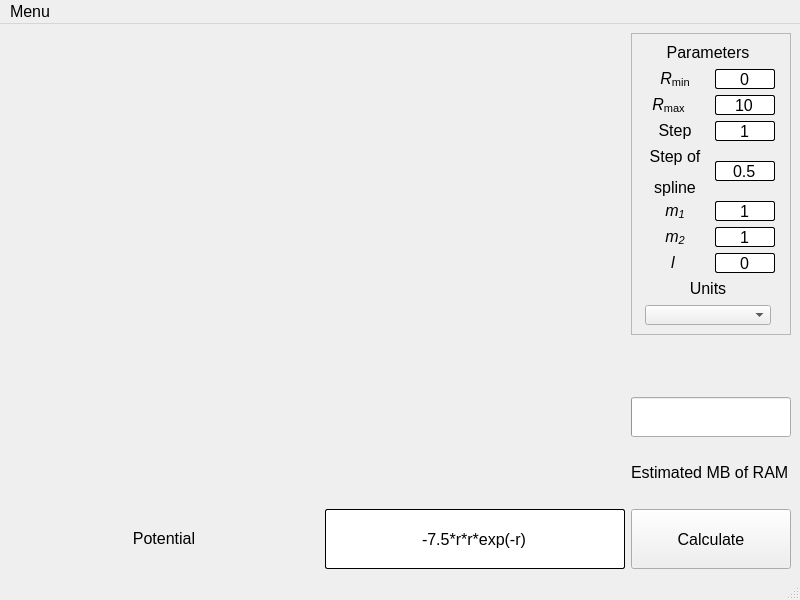
<?xml version="1.0" encoding="UTF-8"?>
<ui version="4.0">
 <class>MainWindow</class>
 <widget class="QMainWindow" name="MainWindow">
  <property name="geometry">
   <rect>
    <x>0</x>
    <y>0</y>
    <width>800</width>
    <height>600</height>
   </rect>
  </property>
  <property name="windowTitle">
   <string>Two Body Spline App</string>
  </property>
  <widget class="QWidget" name="centralwidget">
   <layout class="QGridLayout" name="gridLayout">
    <item row="0" column="2">
     <widget class="QFrame" name="frame">
      <property name="minimumSize">
       <size>
        <width>160</width>
        <height>302</height>
       </size>
      </property>
      <property name="maximumSize">
       <size>
        <width>160</width>
        <height>302</height>
       </size>
      </property>
      <property name="baseSize">
       <size>
        <width>160</width>
        <height>302</height>
       </size>
      </property>
      <property name="frameShape">
       <enum>QFrame::Shape::StyledPanel</enum>
      </property>
      <property name="frameShadow">
       <enum>QFrame::Shadow::Raised</enum>
      </property>
      <layout class="QGridLayout" name="gridLayout_2">
       <item row="1" column="1">
        <widget class="QLineEdit" name="Calc_settings_R_min_Box">
         <property name="minimumSize">
          <size>
           <width>60</width>
           <height>20</height>
          </size>
         </property>
         <property name="maximumSize">
          <size>
           <width>60</width>
           <height>20</height>
          </size>
         </property>
         <property name="baseSize">
          <size>
           <width>60</width>
           <height>20</height>
          </size>
         </property>
         <property name="font">
          <font>
           <pointsize>12</pointsize>
          </font>
         </property>
         <property name="styleSheet">
          <string notr="true">border: 1px solid;
border-color: rgb(0, 0, 0);
border-radius: 2px;
background-color: rgb(255, 255, 255);
color: rgb(0, 0, 0);</string>
         </property>
         <property name="text">
          <string>0</string>
         </property>
         <property name="alignment">
          <set>Qt::AlignmentFlag::AlignCenter</set>
         </property>
        </widget>
       </item>
       <item row="4" column="0">
        <widget class="QLabel" name="StepSpline_Label">
         <property name="minimumSize">
          <size>
           <width>60</width>
           <height>50</height>
          </size>
         </property>
         <property name="maximumSize">
          <size>
           <width>60</width>
           <height>50</height>
          </size>
         </property>
         <property name="baseSize">
          <size>
           <width>60</width>
           <height>50</height>
          </size>
         </property>
         <property name="font">
          <font>
           <pointsize>12</pointsize>
          </font>
         </property>
         <property name="layoutDirection">
          <enum>Qt::LayoutDirection::LeftToRight</enum>
         </property>
         <property name="styleSheet">
          <string notr="true"/>
         </property>
         <property name="lineWidth">
          <number>1</number>
         </property>
         <property name="midLineWidth">
          <number>0</number>
         </property>
         <property name="text">
          <string>&lt;html&gt;&lt;head/&gt;&lt;body&gt;&lt;p align=&quot;center&quot;&gt;Step of&lt;/p&gt;&lt;p align=&quot;center&quot;&gt;spline&lt;/p&gt;&lt;/body&gt;&lt;/html&gt;</string>
         </property>
         <property name="textFormat">
          <enum>Qt::TextFormat::AutoText</enum>
         </property>
         <property name="scaledContents">
          <bool>false</bool>
         </property>
         <property name="alignment">
          <set>Qt::AlignmentFlag::AlignHCenter|Qt::AlignmentFlag::AlignTop</set>
         </property>
         <property name="wordWrap">
          <bool>false</bool>
         </property>
         <property name="margin">
          <number>0</number>
         </property>
         <property name="indent">
          <number>-1</number>
         </property>
        </widget>
       </item>
       <item row="6" column="0">
        <widget class="QLabel" name="m2_Label">
         <property name="minimumSize">
          <size>
           <width>60</width>
           <height>20</height>
          </size>
         </property>
         <property name="maximumSize">
          <size>
           <width>60</width>
           <height>20</height>
          </size>
         </property>
         <property name="baseSize">
          <size>
           <width>60</width>
           <height>20</height>
          </size>
         </property>
         <property name="font">
          <font>
           <pointsize>12</pointsize>
          </font>
         </property>
         <property name="text">
          <string>&lt;html&gt;&lt;head/&gt;&lt;body&gt;&lt;p&gt;&lt;span style=&quot; font-style:italic;&quot;&gt;m&lt;/span&gt;&lt;span style=&quot; font-style:italic; vertical-align:sub;&quot;&gt;2&lt;/span&gt;&lt;/p&gt;&lt;/body&gt;&lt;/html&gt;</string>
         </property>
         <property name="alignment">
          <set>Qt::AlignmentFlag::AlignCenter</set>
         </property>
        </widget>
       </item>
       <item row="6" column="1">
        <widget class="QLineEdit" name="Calc_settings_Mass2_Box">
         <property name="minimumSize">
          <size>
           <width>60</width>
           <height>20</height>
          </size>
         </property>
         <property name="maximumSize">
          <size>
           <width>60</width>
           <height>20</height>
          </size>
         </property>
         <property name="baseSize">
          <size>
           <width>60</width>
           <height>20</height>
          </size>
         </property>
         <property name="font">
          <font>
           <pointsize>12</pointsize>
          </font>
         </property>
         <property name="styleSheet">
          <string notr="true">border: 1px solid;
border-color: rgb(0, 0, 0);
border-radius: 2px;
background-color: rgb(255, 255, 255);
color: rgb(0, 0, 0);</string>
         </property>
         <property name="text">
          <string>1</string>
         </property>
         <property name="alignment">
          <set>Qt::AlignmentFlag::AlignCenter</set>
         </property>
        </widget>
       </item>
       <item row="1" column="0">
        <widget class="QLabel" name="Rmin_Label">
         <property name="minimumSize">
          <size>
           <width>60</width>
           <height>20</height>
          </size>
         </property>
         <property name="maximumSize">
          <size>
           <width>60</width>
           <height>20</height>
          </size>
         </property>
         <property name="baseSize">
          <size>
           <width>60</width>
           <height>20</height>
          </size>
         </property>
         <property name="font">
          <font>
           <pointsize>12</pointsize>
          </font>
         </property>
         <property name="layoutDirection">
          <enum>Qt::LayoutDirection::LeftToRight</enum>
         </property>
         <property name="text">
          <string>&lt;html&gt;&lt;head/&gt;&lt;body&gt;&lt;p align=&quot;center&quot;&gt;&lt;span style=&quot; font-style:italic;&quot;&gt;R&lt;/span&gt;&lt;span style=&quot; vertical-align:sub;&quot;&gt;min&lt;/span&gt;&lt;/p&gt;&lt;/body&gt;&lt;/html&gt;</string>
         </property>
         <property name="alignment">
          <set>Qt::AlignmentFlag::AlignCenter</set>
         </property>
        </widget>
       </item>
       <item row="8" column="1">
        <widget class="QLineEdit" name="Calc_settings_l_Box">
         <property name="enabled">
          <bool>true</bool>
         </property>
         <property name="minimumSize">
          <size>
           <width>60</width>
           <height>20</height>
          </size>
         </property>
         <property name="maximumSize">
          <size>
           <width>60</width>
           <height>20</height>
          </size>
         </property>
         <property name="baseSize">
          <size>
           <width>60</width>
           <height>20</height>
          </size>
         </property>
         <property name="font">
          <font>
           <pointsize>12</pointsize>
          </font>
         </property>
         <property name="styleSheet">
          <string notr="true">border: 1px solid;
border-color: rgb(0, 0, 0);
border-radius: 2px;
background-color: rgb(255, 255, 255);
color: rgb(0, 0, 0);</string>
         </property>
         <property name="text">
          <string>0</string>
         </property>
         <property name="alignment">
          <set>Qt::AlignmentFlag::AlignCenter</set>
         </property>
        </widget>
       </item>
       <item row="3" column="0">
        <widget class="QLabel" name="Step_Label">
         <property name="minimumSize">
          <size>
           <width>60</width>
           <height>20</height>
          </size>
         </property>
         <property name="maximumSize">
          <size>
           <width>60</width>
           <height>20</height>
          </size>
         </property>
         <property name="baseSize">
          <size>
           <width>60</width>
           <height>20</height>
          </size>
         </property>
         <property name="font">
          <font>
           <pointsize>12</pointsize>
          </font>
         </property>
         <property name="layoutDirection">
          <enum>Qt::LayoutDirection::LeftToRight</enum>
         </property>
         <property name="styleSheet">
          <string notr="true"/>
         </property>
         <property name="text">
          <string>&lt;html&gt;&lt;head/&gt;&lt;body&gt;&lt;p align=&quot;center&quot;&gt;Step&lt;/p&gt;&lt;/body&gt;&lt;/html&gt;</string>
         </property>
         <property name="alignment">
          <set>Qt::AlignmentFlag::AlignCenter</set>
         </property>
        </widget>
       </item>
       <item row="10" column="0" colspan="2">
        <widget class="QComboBox" name="UnitsType_Select">
         <property name="minimumSize">
          <size>
           <width>126</width>
           <height>20</height>
          </size>
         </property>
         <property name="maximumSize">
          <size>
           <width>126</width>
           <height>20</height>
          </size>
         </property>
         <property name="baseSize">
          <size>
           <width>126</width>
           <height>20</height>
          </size>
         </property>
         <property name="font">
          <font>
           <pointsize>12</pointsize>
          </font>
         </property>
        </widget>
       </item>
       <item row="2" column="1">
        <widget class="QLineEdit" name="Calc_settings_R_max_Box">
         <property name="enabled">
          <bool>true</bool>
         </property>
         <property name="minimumSize">
          <size>
           <width>60</width>
           <height>20</height>
          </size>
         </property>
         <property name="maximumSize">
          <size>
           <width>60</width>
           <height>20</height>
          </size>
         </property>
         <property name="baseSize">
          <size>
           <width>60</width>
           <height>20</height>
          </size>
         </property>
         <property name="font">
          <font>
           <pointsize>12</pointsize>
           <bold>false</bold>
          </font>
         </property>
         <property name="acceptDrops">
          <bool>true</bool>
         </property>
         <property name="autoFillBackground">
          <bool>false</bool>
         </property>
         <property name="styleSheet">
          <string notr="true">border: 1px solid;
border-color: rgb(0, 0, 0);
border-radius: 2px;
background-color: rgb(255, 255, 255);
color: rgb(0, 0, 0);</string>
         </property>
         <property name="text">
          <string>10</string>
         </property>
         <property name="alignment">
          <set>Qt::AlignmentFlag::AlignCenter</set>
         </property>
         <property name="readOnly">
          <bool>false</bool>
         </property>
        </widget>
       </item>
       <item row="5" column="1">
        <widget class="QLineEdit" name="Calc_settings_Mass1_Box">
         <property name="minimumSize">
          <size>
           <width>60</width>
           <height>20</height>
          </size>
         </property>
         <property name="maximumSize">
          <size>
           <width>60</width>
           <height>20</height>
          </size>
         </property>
         <property name="baseSize">
          <size>
           <width>60</width>
           <height>20</height>
          </size>
         </property>
         <property name="font">
          <font>
           <pointsize>12</pointsize>
          </font>
         </property>
         <property name="styleSheet">
          <string notr="true">border: 1px solid;
border-color: rgb(0, 0, 0);
border-radius: 2px;
background-color: rgb(255, 255, 255);
color: rgb(0, 0, 0);</string>
         </property>
         <property name="text">
          <string>1</string>
         </property>
         <property name="alignment">
          <set>Qt::AlignmentFlag::AlignCenter</set>
         </property>
        </widget>
       </item>
       <item row="2" column="0">
        <widget class="QLabel" name="Rmax_Label">
         <property name="minimumSize">
          <size>
           <width>50</width>
           <height>20</height>
          </size>
         </property>
         <property name="maximumSize">
          <size>
           <width>50</width>
           <height>20</height>
          </size>
         </property>
         <property name="baseSize">
          <size>
           <width>60</width>
           <height>20</height>
          </size>
         </property>
         <property name="font">
          <font>
           <pointsize>12</pointsize>
          </font>
         </property>
         <property name="layoutDirection">
          <enum>Qt::LayoutDirection::LeftToRight</enum>
         </property>
         <property name="text">
          <string>&lt;html&gt;&lt;head/&gt;&lt;body&gt;&lt;p align=&quot;center&quot;&gt;&lt;span style=&quot; font-style:italic;&quot;&gt;R&lt;/span&gt;&lt;span style=&quot; vertical-align:sub;&quot;&gt;max &lt;/span&gt;&lt;/p&gt;&lt;/body&gt;&lt;/html&gt;</string>
         </property>
         <property name="alignment">
          <set>Qt::AlignmentFlag::AlignCenter</set>
         </property>
        </widget>
       </item>
       <item row="8" column="0">
        <widget class="QLabel" name="l_Label">
         <property name="minimumSize">
          <size>
           <width>60</width>
           <height>20</height>
          </size>
         </property>
         <property name="maximumSize">
          <size>
           <width>60</width>
           <height>20</height>
          </size>
         </property>
         <property name="baseSize">
          <size>
           <width>60</width>
           <height>20</height>
          </size>
         </property>
         <property name="font">
          <font>
           <pointsize>12</pointsize>
          </font>
         </property>
         <property name="layoutDirection">
          <enum>Qt::LayoutDirection::LeftToRight</enum>
         </property>
         <property name="text">
          <string>&lt;html&gt;&lt;head/&gt;&lt;body&gt;&lt;p align=&quot;center&quot;&gt;&lt;span style=&quot; font-style:italic;&quot;&gt;l &lt;/span&gt;&lt;/p&gt;&lt;/body&gt;&lt;/html&gt;</string>
         </property>
         <property name="alignment">
          <set>Qt::AlignmentFlag::AlignCenter</set>
         </property>
        </widget>
       </item>
       <item row="0" column="0" colspan="2">
        <widget class="QLabel" name="Parameters_Label">
         <property name="minimumSize">
          <size>
           <width>126</width>
           <height>20</height>
          </size>
         </property>
         <property name="maximumSize">
          <size>
           <width>126</width>
           <height>20</height>
          </size>
         </property>
         <property name="baseSize">
          <size>
           <width>126</width>
           <height>20</height>
          </size>
         </property>
         <property name="font">
          <font>
           <pointsize>12</pointsize>
          </font>
         </property>
         <property name="layoutDirection">
          <enum>Qt::LayoutDirection::LeftToRight</enum>
         </property>
         <property name="text">
          <string>&lt;html&gt;&lt;head/&gt;&lt;body&gt;&lt;p align=&quot;center&quot;&gt;&lt;span style=&quot; font-size:12pt;&quot;&gt;Parameters&lt;/span&gt;&lt;/p&gt;&lt;/body&gt;&lt;/html&gt;</string>
         </property>
         <property name="alignment">
          <set>Qt::AlignmentFlag::AlignCenter</set>
         </property>
        </widget>
       </item>
       <item row="4" column="1">
        <widget class="QLineEdit" name="Calc_settings_SplineStep_Box">
         <property name="enabled">
          <bool>true</bool>
         </property>
         <property name="minimumSize">
          <size>
           <width>60</width>
           <height>20</height>
          </size>
         </property>
         <property name="maximumSize">
          <size>
           <width>60</width>
           <height>20</height>
          </size>
         </property>
         <property name="baseSize">
          <size>
           <width>60</width>
           <height>20</height>
          </size>
         </property>
         <property name="font">
          <font>
           <pointsize>12</pointsize>
          </font>
         </property>
         <property name="styleSheet">
          <string notr="true">border: 1px solid;
border-color: rgb(0, 0, 0);
border-radius: 2px;
background-color: rgb(255, 255, 255);
color: rgb(0, 0, 0);</string>
         </property>
         <property name="text">
          <string>0.5</string>
         </property>
         <property name="alignment">
          <set>Qt::AlignmentFlag::AlignCenter</set>
         </property>
        </widget>
       </item>
       <item row="5" column="0">
        <widget class="QLabel" name="m1_Label">
         <property name="minimumSize">
          <size>
           <width>60</width>
           <height>20</height>
          </size>
         </property>
         <property name="maximumSize">
          <size>
           <width>60</width>
           <height>20</height>
          </size>
         </property>
         <property name="baseSize">
          <size>
           <width>60</width>
           <height>20</height>
          </size>
         </property>
         <property name="font">
          <font>
           <pointsize>12</pointsize>
          </font>
         </property>
         <property name="text">
          <string>&lt;html&gt;&lt;head/&gt;&lt;body&gt;&lt;p&gt;&lt;span style=&quot; font-style:italic;&quot;&gt;m&lt;/span&gt;&lt;span style=&quot; font-style:italic; vertical-align:sub;&quot;&gt;1&lt;/span&gt;&lt;/p&gt;&lt;/body&gt;&lt;/html&gt;</string>
         </property>
         <property name="alignment">
          <set>Qt::AlignmentFlag::AlignCenter</set>
         </property>
        </widget>
       </item>
       <item row="3" column="1">
        <widget class="QLineEdit" name="Calc_settings_Step_Box">
         <property name="minimumSize">
          <size>
           <width>60</width>
           <height>20</height>
          </size>
         </property>
         <property name="maximumSize">
          <size>
           <width>60</width>
           <height>20</height>
          </size>
         </property>
         <property name="baseSize">
          <size>
           <width>60</width>
           <height>20</height>
          </size>
         </property>
         <property name="font">
          <font>
           <pointsize>12</pointsize>
          </font>
         </property>
         <property name="styleSheet">
          <string notr="true">border: 1px solid;
border-color: rgb(0, 0, 0);
border-radius: 2px;
background-color: rgb(255, 255, 255);
color: rgb(0, 0, 0);</string>
         </property>
         <property name="text">
          <string>1</string>
         </property>
         <property name="alignment">
          <set>Qt::AlignmentFlag::AlignCenter</set>
         </property>
        </widget>
       </item>
       <item row="9" column="0" colspan="2">
        <widget class="QLabel" name="Units_Label">
         <property name="minimumSize">
          <size>
           <width>126</width>
           <height>20</height>
          </size>
         </property>
         <property name="maximumSize">
          <size>
           <width>126</width>
           <height>20</height>
          </size>
         </property>
         <property name="baseSize">
          <size>
           <width>126</width>
           <height>20</height>
          </size>
         </property>
         <property name="font">
          <font>
           <pointsize>12</pointsize>
          </font>
         </property>
         <property name="layoutDirection">
          <enum>Qt::LayoutDirection::LeftToRight</enum>
         </property>
         <property name="text">
          <string>&lt;html&gt;&lt;head/&gt;&lt;body&gt;&lt;p&gt;Units&lt;/p&gt;&lt;/body&gt;&lt;/html&gt;</string>
         </property>
         <property name="alignment">
          <set>Qt::AlignmentFlag::AlignCenter</set>
         </property>
        </widget>
       </item>
      </layout>
     </widget>
    </item>
    <item row="2" column="2">
     <widget class="QProgressBar" name="progressBar">
      <property name="sizePolicy">
       <sizepolicy hsizetype="Preferred" vsizetype="Fixed">
        <horstretch>0</horstretch>
        <verstretch>0</verstretch>
       </sizepolicy>
      </property>
      <property name="minimumSize">
       <size>
        <width>160</width>
        <height>40</height>
       </size>
      </property>
      <property name="maximumSize">
       <size>
        <width>160</width>
        <height>40</height>
       </size>
      </property>
      <property name="baseSize">
       <size>
        <width>160</width>
        <height>40</height>
       </size>
      </property>
      <property name="font">
       <font>
        <pointsize>12</pointsize>
       </font>
      </property>
      <property name="maximum">
       <number>4</number>
      </property>
      <property name="value">
       <number>0</number>
      </property>
      <property name="format">
       <string/>
      </property>
     </widget>
    </item>
    <item row="3" column="2">
     <widget class="QLabel" name="SizeOfRAMNeeded_Label">
      <property name="minimumSize">
       <size>
        <width>160</width>
        <height>60</height>
       </size>
      </property>
      <property name="maximumSize">
       <size>
        <width>160</width>
        <height>60</height>
       </size>
      </property>
      <property name="baseSize">
       <size>
        <width>160</width>
        <height>60</height>
       </size>
      </property>
      <property name="font">
       <font>
        <pointsize>12</pointsize>
       </font>
      </property>
      <property name="text">
       <string>&lt;html&gt;&lt;head/&gt;&lt;body&gt;&lt;p&gt;Estimated MB of RAM&lt;/p&gt;&lt;/body&gt;&lt;/html&gt;</string>
      </property>
     </widget>
    </item>
    <item row="4" column="2">
     <widget class="QPushButton" name="Calculate_Button">
      <property name="minimumSize">
       <size>
        <width>160</width>
        <height>60</height>
       </size>
      </property>
      <property name="maximumSize">
       <size>
        <width>160</width>
        <height>60</height>
       </size>
      </property>
      <property name="baseSize">
       <size>
        <width>160</width>
        <height>60</height>
       </size>
      </property>
      <property name="font">
       <font>
        <pointsize>12</pointsize>
       </font>
      </property>
      <property name="text">
       <string>Calculate</string>
      </property>
     </widget>
    </item>
    <item row="4" column="1">
     <widget class="QLineEdit" name="Potential_Equation_Box">
      <property name="minimumSize">
       <size>
        <width>300</width>
        <height>60</height>
       </size>
      </property>
      <property name="maximumSize">
       <size>
        <width>300</width>
        <height>80</height>
       </size>
      </property>
      <property name="baseSize">
       <size>
        <width>300</width>
        <height>60</height>
       </size>
      </property>
      <property name="font">
       <font>
        <pointsize>12</pointsize>
       </font>
      </property>
      <property name="styleSheet">
       <string notr="true">border: 1px solid;
border-color: rgb(0, 0, 0);
border-radius: 2px;
background-color: rgb(255, 255, 255);
color: rgb(0, 0, 0);</string>
      </property>
      <property name="text">
       <string>-7.5*r*r*exp(-r)</string>
      </property>
      <property name="alignment">
       <set>Qt::AlignmentFlag::AlignCenter</set>
      </property>
      <property name="clearButtonEnabled">
       <bool>false</bool>
      </property>
     </widget>
    </item>
    <item row="4" column="0">
     <widget class="QLabel" name="Potential_Label">
      <property name="font">
       <font>
        <pointsize>12</pointsize>
       </font>
      </property>
      <property name="text">
       <string>&lt;html&gt;&lt;head/&gt;&lt;body&gt;&lt;p align=&quot;center&quot;&gt;&lt;span style=&quot; font-size:12pt;&quot;&gt;Potential&lt;/span&gt;&lt;/p&gt;&lt;/body&gt;&lt;/html&gt;</string>
      </property>
     </widget>
    </item>
    <item row="0" column="0" rowspan="4" colspan="2">
     <widget class="QCustomPlot" name="PlotPotential" native="true">
      <property name="minimumSize">
       <size>
        <width>500</width>
        <height>0</height>
       </size>
      </property>
      <property name="styleSheet">
       <string notr="true">background-color: transparent;
border: 0px;</string>
      </property>
     </widget>
    </item>
    <item row="1" column="2">
     <spacer name="verticalSpacer">
      <property name="orientation">
       <enum>Qt::Orientation::Vertical</enum>
      </property>
      <property name="sizeHint" stdset="0">
       <size>
        <width>20</width>
        <height>40</height>
       </size>
      </property>
     </spacer>
    </item>
   </layout>
  </widget>
  <widget class="QStatusBar" name="statusbar"/>
  <widget class="QMenuBar" name="menuBar">
   <property name="geometry">
    <rect>
     <x>0</x>
     <y>0</y>
     <width>800</width>
     <height>23</height>
    </rect>
   </property>
   <property name="font">
    <font>
     <pointsize>12</pointsize>
    </font>
   </property>
   <widget class="QMenu" name="menuSettings">
    <property name="font">
     <font>
      <pointsize>12</pointsize>
     </font>
    </property>
    <property name="title">
     <string>Menu</string>
    </property>
    <addaction name="actionSettings"/>
    <addaction name="actionAbout_program"/>
   </widget>
   <addaction name="menuSettings"/>
  </widget>
  <action name="actionSettings">
   <property name="text">
    <string>Settings</string>
   </property>
   <property name="font">
    <font>
     <pointsize>12</pointsize>
    </font>
   </property>
  </action>
  <action name="actionAbout_program">
   <property name="text">
    <string>About</string>
   </property>
   <property name="font">
    <font>
     <pointsize>12</pointsize>
    </font>
   </property>
  </action>
 </widget>
 <customwidgets>
  <customwidget>
   <class>QCustomPlot</class>
   <extends>QWidget</extends>
   <header>qcustomplot.h</header>
   <container>1</container>
  </customwidget>
 </customwidgets>
 <resources/>
 <connections/>
</ui>
